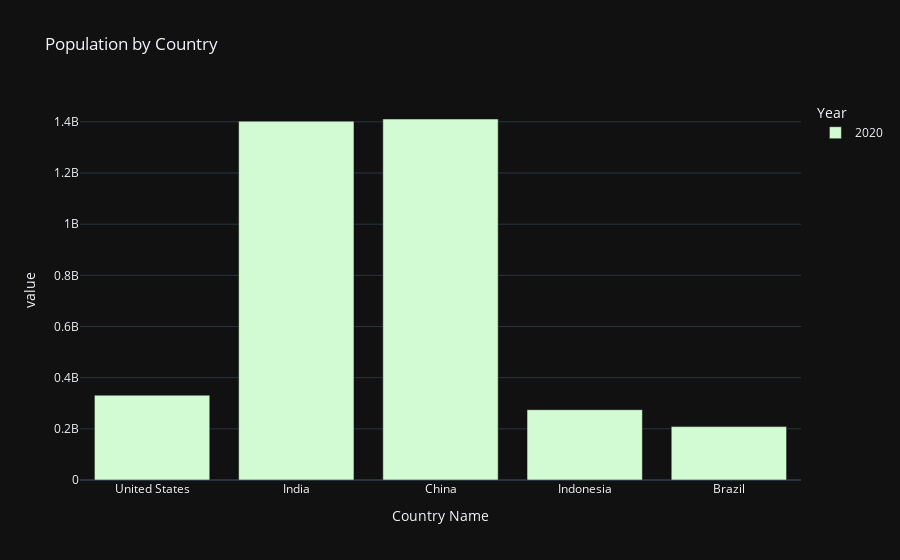

This figure's notebook cell:
### Code cell
fig = px.bar(df_pivot_2020, x=df_pivot_2020.index, y=df_pivot_2020.columns,title='Population by Country',color_discrete_sequence=px.colors.sequential.Darkmint)
fig.show()

### Figure 1 — Plotly figure (JSON) as saved in the notebook; plotly's stock layout.template omitted (floating-point values rounded to 4 significant figures)
{"data": [{"hovertemplate": "Year=2020<br>Country Name=%{x}<br>value=%{y}<extra></extra>", "legendgroup": "2020", "marker": {"color": "rgb(210, 251, 212)", "pattern": {"shape": ""}}, "name": "2020", "orientation": "v", "showlegend": true, "textposition": "auto", "type": "bar", "x": ["United States", "India", "China", "Indonesia", "Brazil"], "xaxis": "x", "y": [331500000.0, 1403000000.0, 1411000000.0, 274800000.0, 208700000.0], "yaxis": "y"}], "layout": {"barmode": "relative", "legend": {"title": {"text": "Year"}, "tracegroupgap": 0}, "title": {"text": "Population by Country"}, "xaxis": {"anchor": "y", "domain": [0, 1], "title": {"text": "Country Name"}}, "yaxis": {"anchor": "x", "domain": [0, 1], "title": {"text": "value"}}}}
